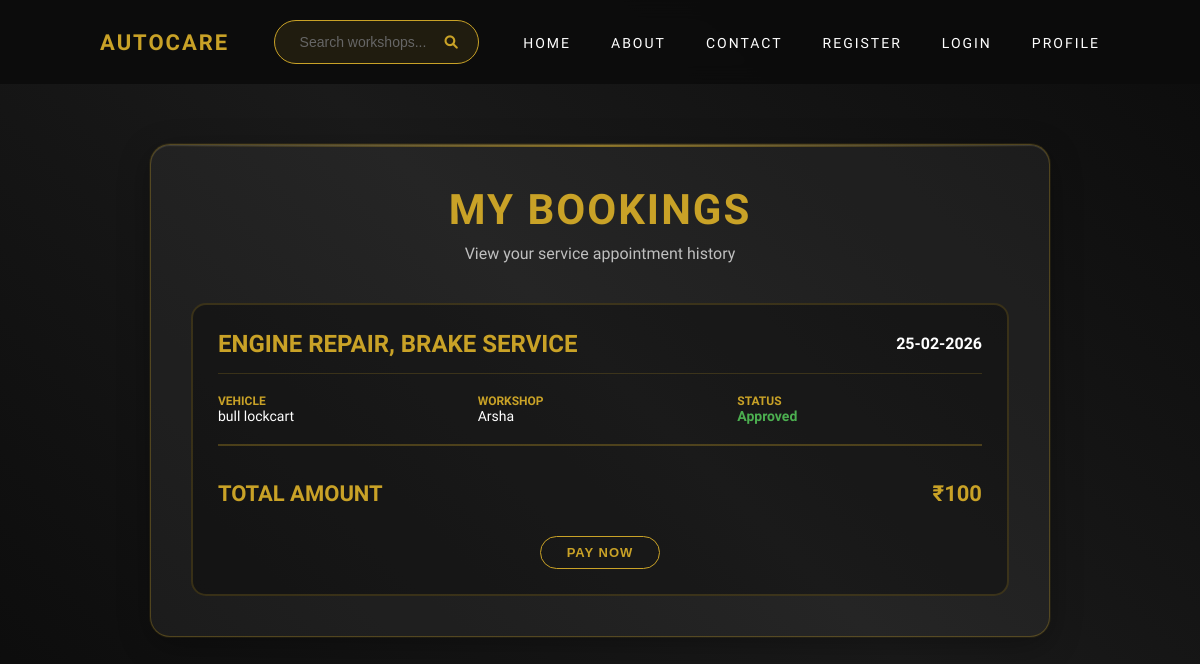
Before: /mybookings/ (signed in) with the older database file.
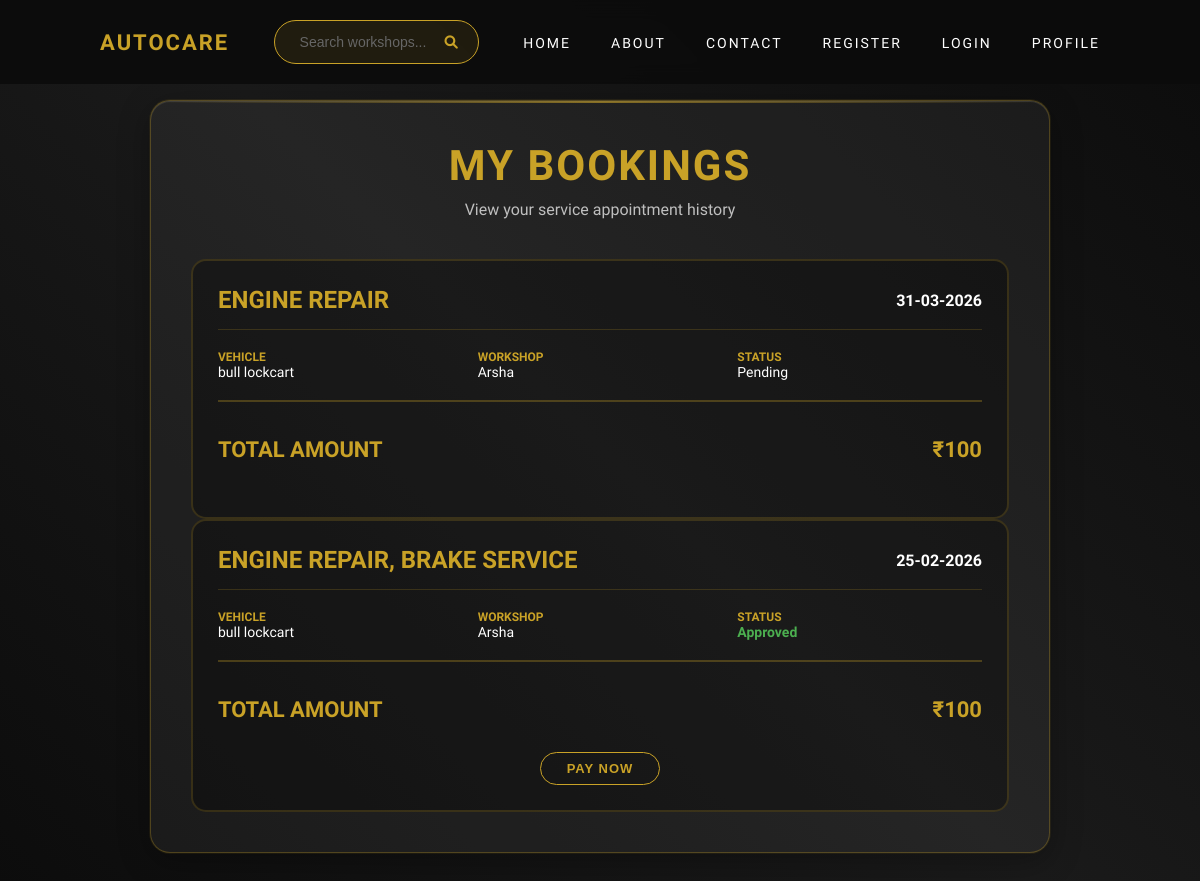
After: the same page with the newer database file.
### app/models.py (models this page shows)
class Booking(models.Model):
    userd = models.ForeignKey(user, on_delete=models.CASCADE)
    workshop = models.ForeignKey(workshop, on_delete=models.CASCADE)
    vehicle = models.ForeignKey(VehicleRegistration, on_delete=models.CASCADE)
    SERVICE_CHOICES = (
        ('Oil Change', 'Oil Change'),
        ('Engine Repair', 'Engine Repair'),
        ('AC Service', 'AC Service'),
        ('Brake Service', 'Brake Service'),
        ('Battery Service', 'Battery Service'),
        ('Tire Service', 'Tire Service'),
    )
    services = MultiSelectField(choices=SERVICE_CHOICES,null=True, blank=True)
    booking_time = models.DateField()
    status = models.CharField(max_length=20, default='Pending')
    payment=models.IntegerField(null=True,blank=True)
    is_paid = models.BooleanField(default=False)

class VehicleRegistration(models.Model):
    userd = models.ForeignKey(user, on_delete=models.CASCADE)
    vehicle_name = models.CharField(max_length=100)
    vehicle_model = models.CharField(max_length=100)
    license_plate = models.CharField(max_length=20)
    vehicle_image = models.ImageField(upload_to='vehicle_images/', null=True, blank=True)
    rc = models.FileField(upload_to='rc/', null=True, blank=True)
    insurance = models.FileField(upload_to='insurance/', null=True, blank=True)
    pollution = models.FileField(upload_to='pollution/', null=True, blank=True)

class workshop(models.Model):
    name = models.CharField(max_length=100)
    password = models.CharField(max_length=100)
    email = models.EmailField(unique=True)
    Location = models.CharField(max_length=255,null=True, blank=True)
    description = models.CharField(max_length=255,null=True, blank=True)
    phone = models.CharField(max_length=15)
    address = models.TextField()
    workshop_picture = models.ImageField(upload_to='profile_pics/', null=True, blank=True)
    license = models.ImageField(upload_to='license/', null=True, blank=True)
    slots = models.IntegerField(default=0)
    opening_time = models.TimeField(null=True, blank=True)
    closing_time = models.TimeField(null=True, blank=True)
    SERVICE_CHOICES = (
        ('Oil Change', 'Oil Change'),
        ('Engine Repair', 'Engine Repair'),
        ('AC Service', 'AC Service'),
        ('Brake Service', 'Brake Service'),
        ('Battery Service', 'Battery Service'),
        ('Tire Service', 'Tire Service'),
    )
    services = MultiSelectField(choices=SERVICE_CHOICES,null=True, blank=True)
    DAYS_OF_WEEK = (
        ('MON', 'Monday'),
        ('TUE', 'Tuesday'),
        ('WED', 'Wednesday'),
        ('THU', 'Thursday'),
        ('FRI', 'Friday'),
        ('SAT', 'Saturday'),
        ('SUN', 'Sunday'),
    )
    available_days = MultiSelectField(
        choices=DAYS_OF_WEEK,
        max_choices=7,
        max_length=20
    )
    is_approved = models.BooleanField(default=False)

### app/views.py (the view)
# urls.py: path('mybookings/', views.mybookings, name='mybookings'),
def mybookings(request):
    email = request.session.get('email')
    cr = user.objects.get(email=email)
    bookings = Booking.objects.filter(userd=cr).order_by('-id')
    return render(request, "mybookings.html", {"bookings": bookings})

### app/templates/mybookings.html (shortened to what this page needs)
<!DOCTYPE html>
{% load static %}
<html lang="en">
<head>
<link rel="stylesheet" href="https://cdnjs.cloudflare.com/ajax/libs/font-awesome/6.0.0/css/all.min.css">
<link rel="stylesheet" href="{% static 'styles.css' %}">
</head>
<body>
<nav class="navbar">
    <div class="nav-logo">AUTOCARE</div>
    <div class="nav-search">
        <input type="text" class="search-input" placeholder="Search workshops..." id="navSearch">
        <button class="search-btn" onclick="searchWorkshops()">
            <i class="fas fa-search"></i>
        </button>
    </div>
    <ul class="nav-links">
        <li><a href="index.html">HOME</a></li>
        <li><a href="about.html">ABOUT</a></li>
        <li><a href="contact.html">CONTACT</a></li>
        <li><a href="register.html">REGISTER</a></li>
        <li><a href="login.html">LOGIN</a></li>
        <li><a href="profile.html">PROFILE</a></li>
    </ul>
</nav>
<div class="bookings-container">
<div class="bookings-card">
<div class="bookings-header">
    <div class="bookings-title">My Bookings</div>
    <div class="bookings-subtitle">View your service appointment history</div>
</div>
<div class="booking-list">
{% for b in bookings %}
<div class="booking-item">
    <div class="booking-header-info">
        <div class="booking-service-name">{{ b.services }}</div>
        <div class="booking-date-time">
            <div class="date">{{ b.booking_time|date:"d-m-Y" }}</div>
        </div>
    </div>
    <div class="booking-details">
        <div>
            <div class="booking-detail-label">Vehicle</div>
            <div class="booking-detail-value">{{ b.vehicle.vehicle_name }}</div>
        </div>
        <div>
            <div class="booking-detail-label">Workshop</div>
            <div class="booking-detail-value">{{ b.workshop.name }}</div>
        </div>
        <div>
            <div class="booking-detail-label">Status</div>
            <div class="booking-detail-value
                {% if b.status == 'Approved' %}yes
                {% elif b.status == 'Declined' %}no
                {% endif %}">
                {{ b.status }}
            </div>
        </div>
    </div>
    <div class="booking-price-section">
        <div class="booking-total">
            <span>Total Amount</span>
            <span>₹{{ b.payment }}</span>
        </div>
       <div class="pay-btn-wrapper">
{% if b.is_paid %}
    <button class="pay-btn-minimal" style="background:green; cursor:not-allowed;" disabled>
        PAID
    </button>
{% elif b.status == "Approved" %}
    <form method="POST" action="{% url 'make_payment' b.id %}">
        <button type="submit" class="pay-btn-minimal">
            Pay Now
        </button>
    </form>
{% endif %}
</div>
</div>
</div>
</div>
{% empty %}
<div style="text-align:center; padding:40px;">
    <h3>No bookings found</h3>
    <p>You have not booked any services yet.</p>
</div>
{% endfor %}
</div>
</div>
</body>
</html>

Changed rows visible on the page:
added Booking: services "ENGINE REPAIR", booking_time "31-03-2026", vehicle.vehicle_name "bull lockcart", workshop.name "Arsha", status "Pending", payment "100"
